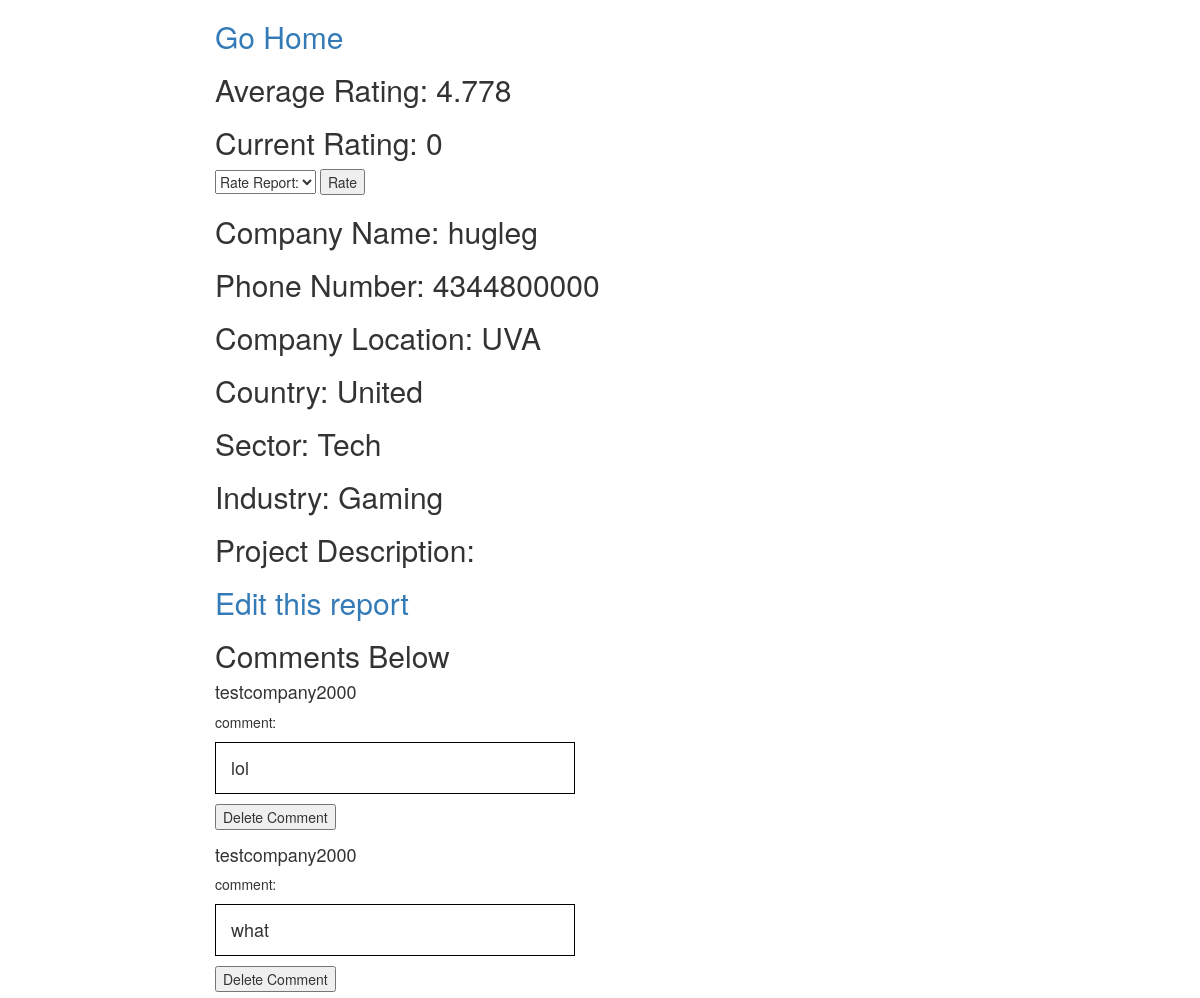
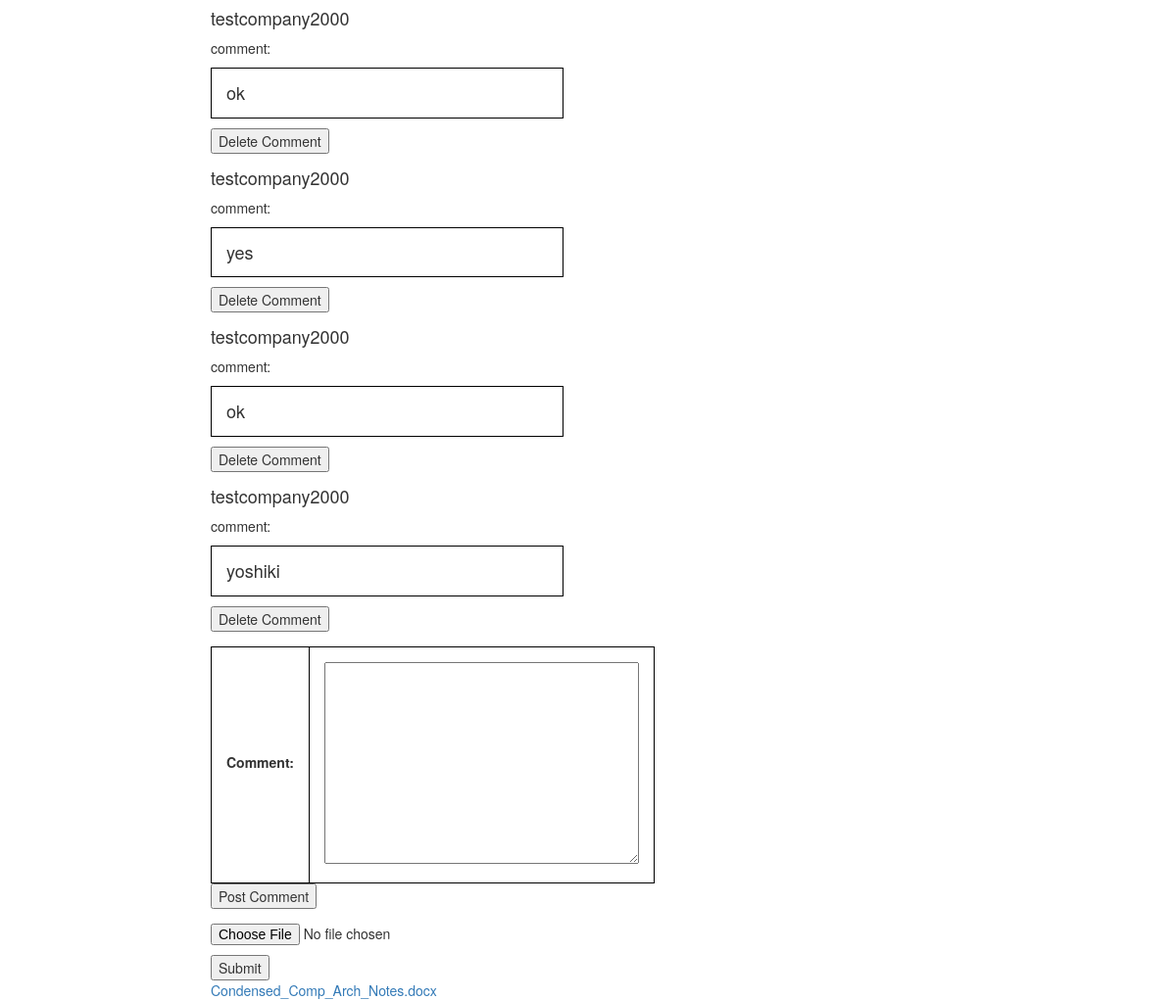
Page /catalog/viewreport/1/success/ (signed in) on the committed database (2 pictures, top to bottom).
### catalog/models.py (models this page shows)
class Report(models.Model):
    report_no = models.AutoField(primary_key=True)
    current_projects = models.CharField(default= "No current Projects",max_length= 1000, help_text="Projects")
    company = models.CharField(max_length=30, help_text="Company name")
    funding_goal = models.CharField(max_length=20, help_text="Funding goal", default="10,000")
    phone = models.CharField(max_length=20, help_text="Company phone number")
    location = models.CharField(max_length=20, help_text="Company location")
    country = models.CharField(max_length=30,help_text="Company country")
    sector = models.CharField(max_length=30, help_text="Company sector")
    industry = models.CharField(max_length=30, help_text="Company industry")
    description=models.CharField(default="No description yet",max_length=3000,help_text="Project description")
    timestamp = models.DateTimeField(default = timezone.now)
    is_private = models.BooleanField(default = False)
    files = models.ForeignKey(file, null=True, blank=True)

class comment(models.Model):
    sender_name = models.CharField(max_length= 100, help_text='sender name')
    comment=models.CharField(max_length=2000,help_text="comment")
    report_id=models.IntegerField(default = 0, help_text='report id')

class file(models.Model):
    file = models.FileField(upload_to='files/')
    def filename(self):
        return os.path.basename(self.file.name)

### catalog/views.py (the view)
# urls.py: url(r'^viewreport/(?P<pk>[0-9]+)/$', views.viewreport, name='viewreport'),
@login_required(login_url = 'login')
def viewreport(request,pk):
    current_rate=0
    if request.method=="POST" and "post_comment" in request.POST:
        form=CommentForm(request.POST)
        if form.is_valid():
            comment_content=form.cleaned_data["comment"]
            comment.objects.create(sender_name=request.user.username,comment=comment_content,report_id=pk)
    elif request.method=="POST" and "delete-comment" in request.POST:
        print("delete-comment" in request.POST)
        comment_id=request.POST.get("comment_id")
        print(comment_id)
        comment_delete=comment.objects.get(id=comment_id)
        comment_delete.delete()
    elif request.method=="POST" and "rate" in request.POST:
        print(request.POST.get("dropdown"))
        rate=float(request.POST.get("dropdown"))
        current_rate=rate
        reportRate.objects.create(report_rate=rate,rate_by=request.user.username,report_id=pk)
    reportRates=reportRate.objects.all()
    totalRate=0
    count=0
    for r in reportRates:
        totalRate+=r.report_rate
        count+=1
    average_rate=totalRate/count
    average_rate_format=format(average_rate, '.3f')
    report=Report.objects.get(pk=pk)
    comments=comment.objects.filter(report_id=pk)
    return render(request,'view_report.html',{
    "report":report,"commentform":CommentForm(),"comments":comments,"averageRate":average_rate_format,"currentRate":current_rate
})

### catalog/forms.py
class CommentForm(forms.Form):
    comment = forms.CharField(widget=forms.Textarea)

### catalog/templates/view_report.html (shortened to what this page needs)
{% extends "base_generic.html" %}
{% block content %}
<h2><a href={% url 'gohome' %}>Go Home</a></h2>
<h2>Average Rating: {{averageRate}}</h2>
<h2>Current Rating: {{currentRate}}</h2>
<form action="" method="post">{% csrf_token %}
  <select name="dropdown">
    <option selected="selected" disabled>Rate Report:</option>
  </select>
  <input type="submit" value="Rate" name="rate">
</form>
<h2>
Company Name: {{report.company}}
</h2>
<h2>
Phone Number: {{report.phone}}
</h2>
<h2>
Company Location: {{report.location}}
</h2>
<h2>
Country: {{report.country}}
</h2>
<h2>
Sector: {{report.sector}}
</h2>
<h2>
Industry: {{report.industry}}
</h2>
<h2>
  Project Description:
</h2>
<h2>
    <a href={% url 'edit_report' report.pk %}>Edit this report</a>
</h2>
<h2>Comments Below</h2>
{% for comment in comments  %}
<h4>{{comment.sender_name}}</h4>
comment: <h4 class="comment">{{comment.comment}}</h4>
<form method = "POST" action ="." class = "form-group">{% csrf_token %}
        <input type="submit" class = "submit" value="Delete Comment" name = "delete-comment" />
        </form>
{% endfor  %}
<form method = "POST" action ="." class = "form-group">{% csrf_token %}
            <table>
            {{ commentform}}
            </table>
            <input type="submit" class = "submit" value="Post Comment" name="post_comment"/>
        </form>
         <form action="{% url 'uploadfile' report.pk %}" method="post" enctype="multipart/form-data">{% csrf_token %}
    <p>
        <input id="id_image" type="file" class="" name="file">
    </p>
    <input type="submit" value="Submit" />
</form>
          <a href="{{ report.files.url }}">{{ report.files.filename }}</a>
{% endblock %}

### catalog/static/css/styles.css (style rules this page uses)
table, th, td { border: 1px solid black; padding: 15px; }
.comment { border: 1px solid black; padding: 15px; }
th { cursor: pointer; }

### catalog/templates/view_report.html (style rules this page uses)
.comment { border: 1px solid black; padding: 15px; width: 360px }

### rows in the picture
Report: company "hugleg", phone "4344800000", location "UVA", country "United", sector "Tech", industry "Gaming", files.filename "Condensed_Comp_Arch_Notes.docx"
comment: sender_name "testcompany2000", comment "lol"
comment: sender_name "testcompany2000", comment "what"
comment: sender_name "testcompany2000", comment "ok"
comment: sender_name "testcompany2000", comment "yes"
comment: sender_name "testcompany2000", comment "ok"
comment: sender_name "testcompany2000", comment "yoshiki"

### other values in the picture
{{ averageRate }} "4.778"
{{ currentRate }} "0"
